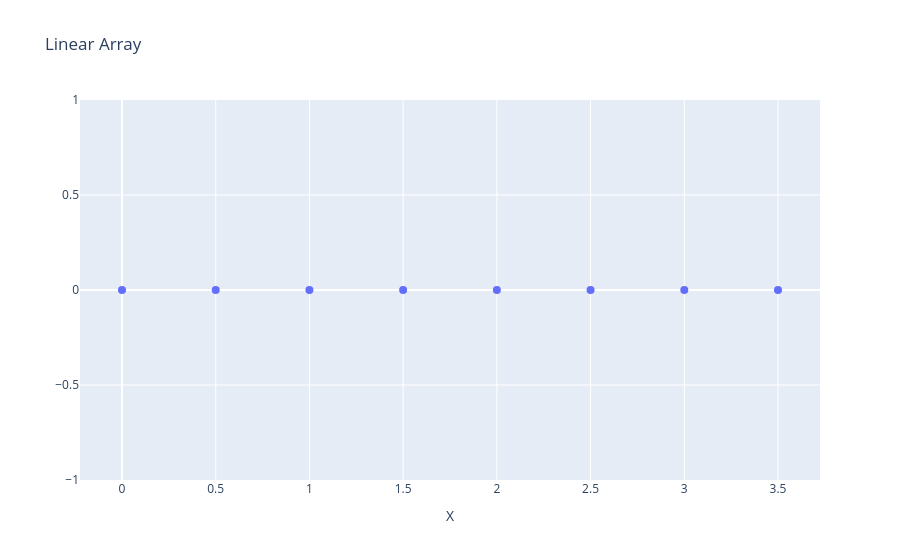
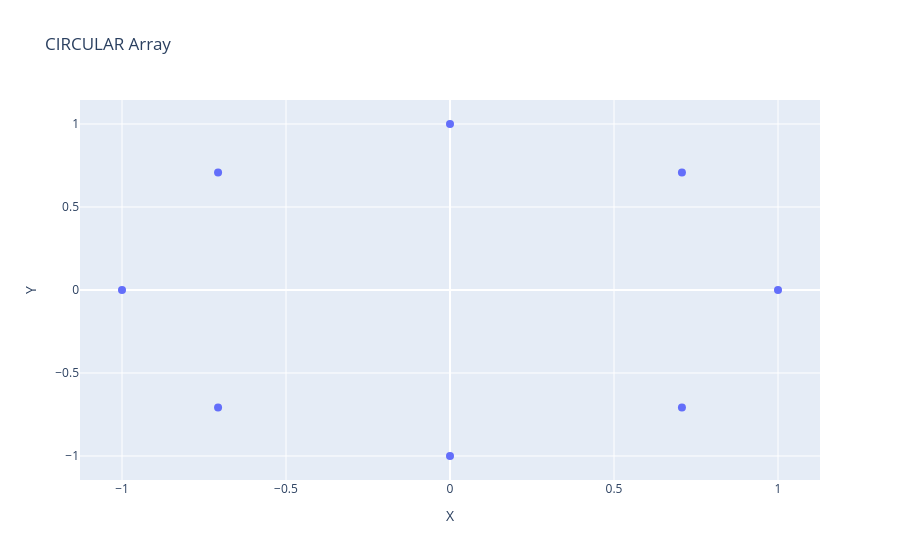
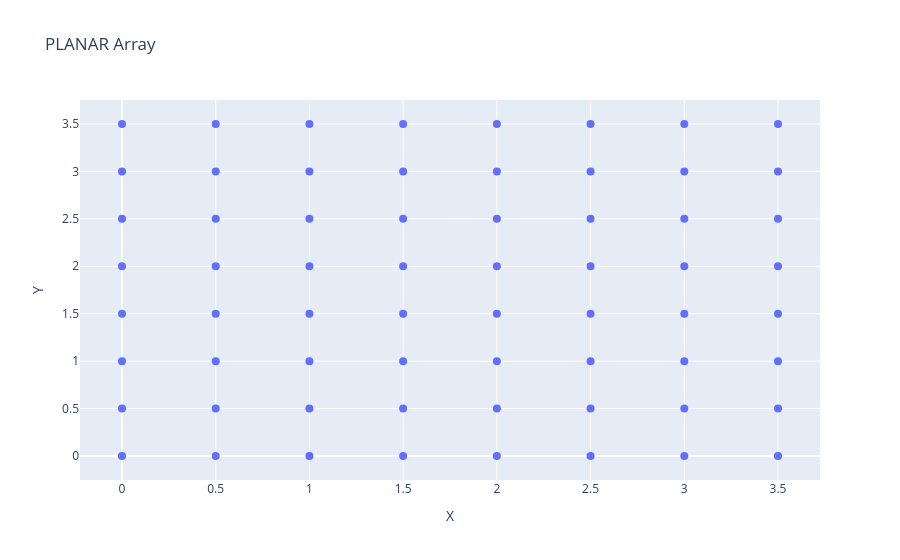
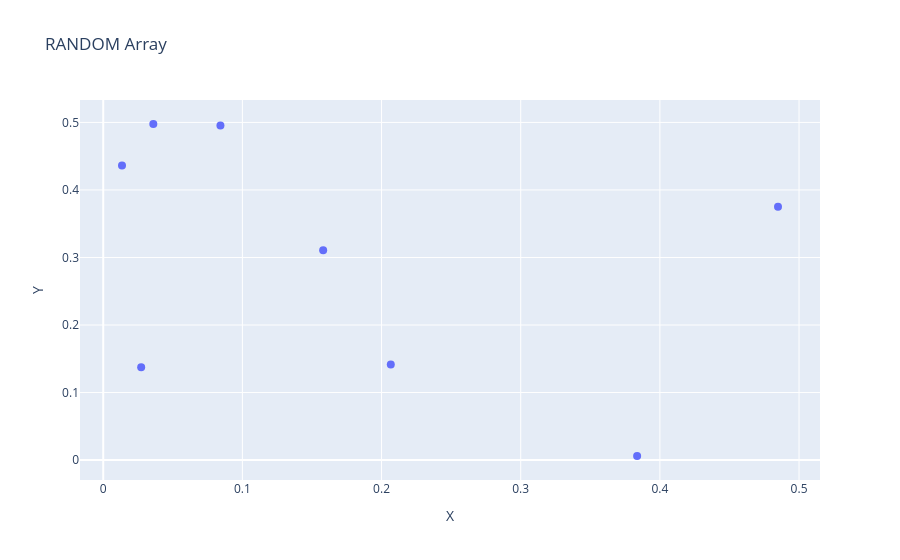

The code cell stored with these charts, in order, in its notebook:
### Markdown cell above
## 🚀 Execução: visualizando as geometrias

### Code cell
geometries = [
    GeometryType.LINEAR,
    GeometryType.CIRCULAR,
    GeometryType.PLANAR,
    GeometryType.RANDOM,
    GeometryType.SPHERICAL,
    GeometryType.CUBIC
]

for geo in geometries:
    print(f"Generating {geo.value} array...")
    positions = generate_array_structure(create_geometry(num_sensors=8, geometry_type=geo))
    fig = plot_array_plotly(positions, geometry_name=geo.name)
    export_figure(fig, f"output/array_{geo.name.lower()}")

### Figure 1 — Plotly figure (JSON) as saved in the notebook; plotly's stock layout.template omitted (floating-point values rounded to 4 significant figures)
{"data": [{"marker": {"size": 8}, "mode": "markers", "type": "scatter", "x": [0.0, 0.5, 1.0, 1.5, 2.0, 2.5, 3.0, 3.5], "y": [0, 0, 0, 0, 0, 0, 0, 0]}], "layout": {"title": {"text": "Linear Array"}, "xaxis": {"title": {"text": "X"}}, "yaxis": {"title": {"text": ""}}}}

### Figure 2 — Plotly figure (JSON) as saved in the notebook; plotly's stock layout.template omitted (floating-point values rounded to 4 significant figures)
{"data": [{"marker": {"size": 8}, "mode": "markers", "type": "scatter", "x": [1.0, 0.7071, 6.123e-17, -0.7071, -1.0, -0.7071, -1.837e-16, 0.7071], "y": [0.0, 0.7071, 1.0, 0.7071, 1.225e-16, -0.7071, -1.0, -0.7071]}], "layout": {"title": {"text": "CIRCULAR Array"}, "xaxis": {"title": {"text": "X"}}, "yaxis": {"title": {"text": "Y"}}}}

### Figure 3 — Plotly figure (JSON) as saved in the notebook; plotly's stock layout.template omitted (floating-point values rounded to 4 significant figures)
{"data": [{"marker": {"size": 8}, "mode": "markers", "type": "scatter", "x": [0.0, 0.0, 0.0, 0.0, 0.0, 0.0, 0.0, 0.0, 0.5, 0.5, 0.5, 0.5, 0.5, 0.5, 0.5, 0.5, 1.0, 1.0, 1.0, 1.0, 1.0, 1.0, 1.0, 1.0, 1.5, 1.5, 1.5, 1.5, 1.5, 1.5, 1.5, 1.5, 2.0, 2.0, 2.0, 2.0, 2.0, 2.0, 2.0, 2.0, 2.5, 2.5, 2.5, 2.5, 2.5, 2.5, 2.5, 2.5, 3.0, 3.0, 3.0, 3.0, 3.0, 3.0, 3.0, 3.0, 3.5, 3.5, 3.5, 3.5, 3.5, 3.5, 3.5, 3.5], "y": [0.0, 0.5, 1.0, 1.5, 2.0, 2.5, 3.0, 3.5, 0.0, 0.5, 1.0, 1.5, 2.0, 2.5, 3.0, 3.5, 0.0, 0.5, 1.0, 1.5, 2.0, 2.5, 3.0, 3.5, 0.0, 0.5, 1.0, 1.5, 2.0, 2.5, 3.0, 3.5, 0.0, 0.5, 1.0, 1.5, 2.0, 2.5, 3.0, 3.5, 0.0, 0.5, 1.0, 1.5, 2.0, 2.5, 3.0, 3.5, 0.0, 0.5, 1.0, 1.5, 2.0, 2.5, 3.0, 3.5, 0.0, 0.5, 1.0, 1.5, 2.0, 2.5, 3.0, 3.5]}], "layout": {"title": {"text": "PLANAR Array"}, "xaxis": {"title": {"text": "X"}}, "yaxis": {"title": {"text": "Y"}}}}

### Figure 4 — Plotly figure (JSON) as saved in the notebook; plotly's stock layout.template omitted (floating-point values rounded to 4 significant figures)
{"data": [{"marker": {"size": 8}, "mode": "markers", "type": "scatter", "x": [0.03599, 0.02726, 0.158, 0.4849, 0.01349, 0.2066, 0.3836, 0.08422], "y": [0.4977, 0.1375, 0.3108, 0.3753, 0.4364, 0.1417, 0.006036, 0.4954]}], "layout": {"title": {"text": "RANDOM Array"}, "xaxis": {"title": {"text": "X"}}, "yaxis": {"title": {"text": "Y"}}}}
